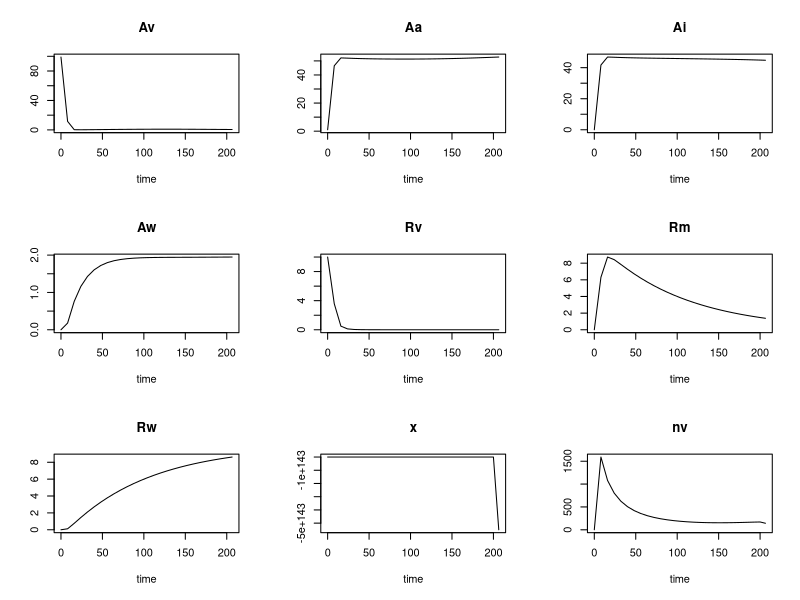
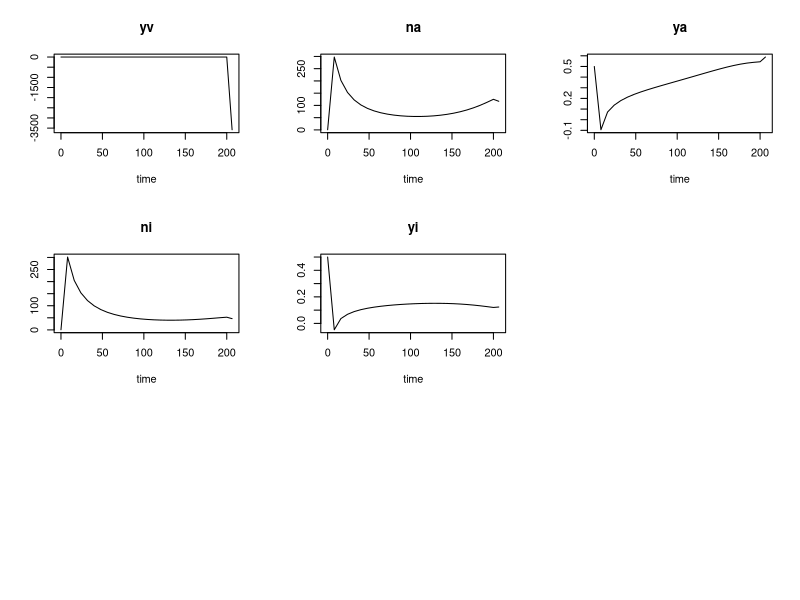

The R script that drew these images, in order:
#!/usr/bin/Rscript

library(deSolve)

## ==============================================================================
## Numerical solution of a far too complex model, a
## system of ordinary differential equations
## ==============================================================================
Rtotal <- 10
Atotal <- 100
parameters <- c(AT = Atotal,
                RT = Rtotal,
                am = 0.001,
                aa = 0.0011,
                awv = 0.05,
                aw = 0.001,
                ai = 0.001,
                
                krm = 0.001,
                krw = 0.01,
                kxn = 0.01,
                kwm = 0,05,
                
                betavv = 0.1,
                betaav = 0.08,
                betaiv = 0.08,

                betava = 0.08,
                betaaa = 0.1,
                betaia = 0.08,

                betavi = 0.08,
                betaai = 0.08,
                betaii = 0.1,
                
                mad = 0.05,
                ra  = 0.2,
                rv = 0.3,
                rx  = 2.0,
                KP = 100,
                kxn  = 0.005,
                mjuv = 0.06,
                Kc =10,
                ri = 0.1)

state <- c(Av = Atotal - 1,
           Aa = 1,
           Ai = 0.0,
           Aw = 0.0,
           Rv = Rtotal,
           Rm = 0.0,
           Rw = 0.0,
           x  = 10,
	   nv = 0.5,	
           yv = 0.5,
           na = 0.5,
           ya = 0.5,
           ni = 0.5,
           yi = 0.5)

## the ODE system

worldmodel <- function(t, state, parameters) {
    with(as.list(c(state, parameters)),{

# rate of changes

#
# Areas
#

# virgin land

        dAv <- - ( am * ni + aa * na ) * (AT - Aa - Ai - Aw) + awv * Aw

# agricultural land

        dAa <- aa * na * (AT - Aa - Ai - Aw) - aw * Aa

# industrial land

        dAi <- am * ni * (AT - Aa - Ai - Aw) - ai * Ai

# land that are no longer used which will be recycled

        dAw <- aw * Aa + ai * Ai - awv * Aw

# resource dynamics
# Virgin resource which is mined by the industrial population

        dRv <- -krm * (RT - Rm - Rw) * ni

# material in use
# dynamics included, but it has no impact on dynamics of industrial population *shit*
        dRm <- krm * (RT - Rm - Rw) * ni - krw * Rm  + kwm * ni * Rw

# waste resource
        dRw <- krw * Rm - kwm * ni *Rw

# coal or energy. not implemented yet
#        dCf <- 1

# hunter & gatherer
# these utilize a natural resource with population dynamics

        dx  <- rx*x*(1-x/(Av*KP) ) - kxn*x*nv

# adults and youth, respectively

        dnv <- (betavv*yv + betaav*ya + betaiv*yi - mad)*nv
        dyv <- rv*kxn*x*nv               - (betavv*nv + betava*na + betavi*ni + mjuv)*yv

# farming population

        dna <- (betava*yv + betaaa*ya + betaia*yi  - mad)*na
        dya <- ra*na*(1-(na+ni)/(Aa*Kc)) - (betaav*nv + betaaa*na + betaai*ni + mjuv)*ya

# industrial population

        dni <- (betavi*yv + betaai*ya + betaii*yi - mad)*ni                
        dyi <- ri*ni*(1-(na+ni)/(Aa*Kc)) - (betaiv*nv + betaia*na + betaii*ni + mjuv)*yi




# return the rate of change

        list(c(dAv, dAa, dAi, dAw, dRv, dRm, dRw, dx, dnv, dyv, dna, dya, dni, dyi))

    })

}

step <- 8
time <- seq(0, 1000, by = step)

out <- ode(y = state, times = time, func = worldmodel, parms = parameters)

head(out)

plot(out)


# matplot(out[,"time"],out, xlab = "Time ", type="l", ylab = "Numbers",col="black")

# legend("topright", inset=0, legend=c("X (susceptible)", "Y (infected)", "Z (immune)"),  lty=1:3,  col="black",  bty = "n", horiz=FALSE)
# mtext(outer = TRUE, side = 3, "SIR Model", cex = 1.5)
